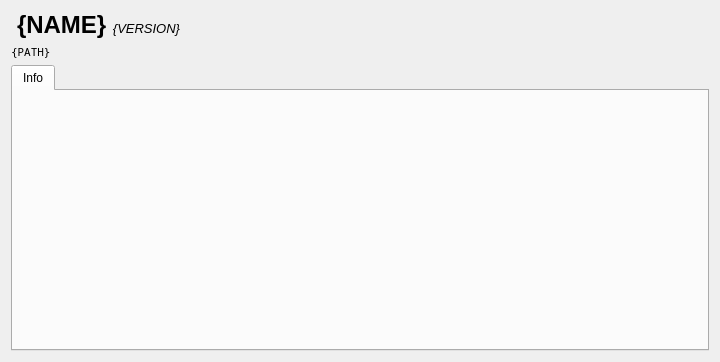
<?xml version="1.0" encoding="UTF-8"?>
<ui version="4.0">
 <class>Emulator</class>
 <widget class="QWidget" name="Emulator">
  <property name="geometry">
   <rect>
    <x>0</x>
    <y>0</y>
    <width>720</width>
    <height>362</height>
   </rect>
  </property>
  <property name="windowTitle">
   <string>Form</string>
  </property>
  <layout class="QGridLayout" name="gridLayout">
   <item row="0" column="0">
    <widget class="QFrame" name="iconPlaceholder">
     <property name="frameShape">
      <enum>QFrame::NoFrame</enum>
     </property>
     <property name="frameShadow">
      <enum>QFrame::Plain</enum>
     </property>
    </widget>
   </item>
   <item row="0" column="3">
    <spacer name="horizontalSpacer">
     <property name="orientation">
      <enum>Qt::Horizontal</enum>
     </property>
     <property name="sizeHint" stdset="0">
      <size>
       <width>40</width>
       <height>20</height>
      </size>
     </property>
    </spacer>
   </item>
   <item row="1" column="0" colspan="2">
    <widget class="QLabel" name="pathLabel">
     <property name="font">
      <font>
       <family>Noto Mono</family>
       <pointsize>8</pointsize>
      </font>
     </property>
     <property name="text">
      <string>{PATH}</string>
     </property>
     <property name="margin">
      <number>0</number>
     </property>
    </widget>
   </item>
   <item row="0" column="1">
    <widget class="QLabel" name="nameLabel">
     <property name="font">
      <font>
       <pointsize>18</pointsize>
       <weight>75</weight>
       <bold>true</bold>
      </font>
     </property>
     <property name="text">
      <string>&lt;html&gt;&lt;head/&gt;&lt;body&gt;&lt;p&gt;{NAME} &lt;span style=&quot; font-size:10pt; font-weight:400; font-style:italic;&quot;&gt;{VERSION}&lt;/span&gt;&lt;/p&gt;&lt;/body&gt;&lt;/html&gt;</string>
     </property>
     <property name="alignment">
      <set>Qt::AlignBottom|Qt::AlignLeading|Qt::AlignLeft</set>
     </property>
    </widget>
   </item>
   <item row="2" column="0" colspan="4">
    <widget class="QTabWidget" name="tabWidget">
     <widget class="QWidget" name="tabInfo">
      <attribute name="title">
       <string>Info</string>
      </attribute>
     </widget>
    </widget>
   </item>
  </layout>
 </widget>
 <resources/>
 <connections/>
</ui>
